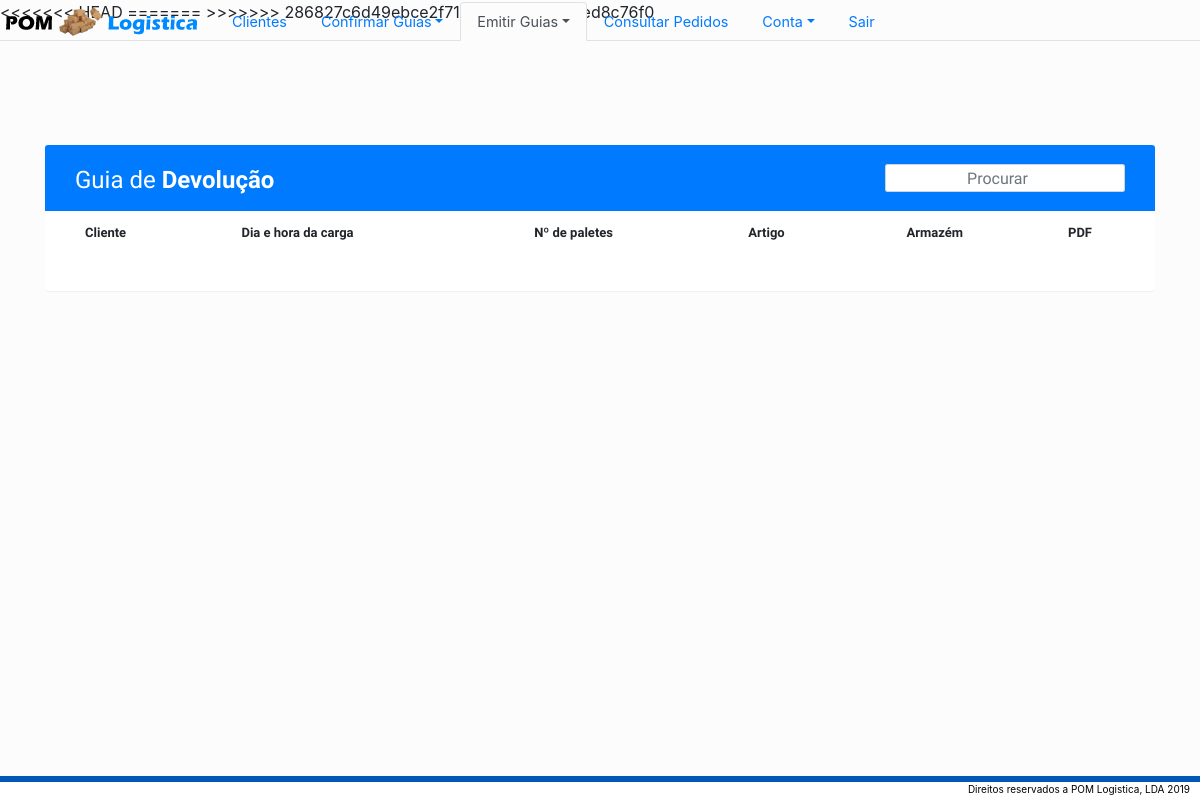
Before: /Operador/Listagens/Listar_guia_devolucao.php with the older database file.
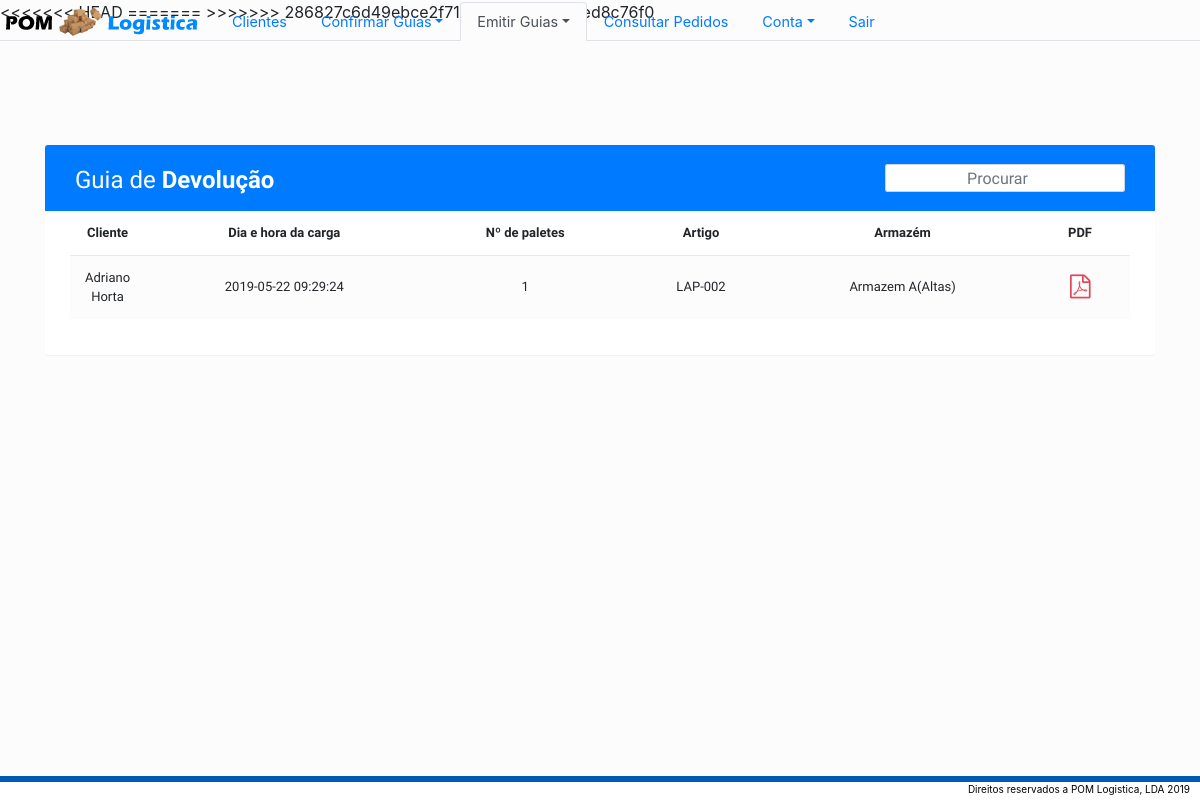
After: the same page with the newer database file.
### tables this page shows
CREATE TABLE `guia` (
  `id` int(11) NOT NULL,
  `cliente_id` int(3) DEFAULT NULL,
  `guia_id` int(3) DEFAULT NULL,
  `tipo_guia_id` int(3) DEFAULT NULL,
  `tipo_palete_id` int(3) DEFAULT NULL,
  `tipo_zona_id` int(3) DEFAULT NULL,
  `armazem_id` int(3) DEFAULT NULL,
  `artigo_id` int(3) DEFAULT NULL,
  `data_prevista` datetime DEFAULT NULL,
  `data_carga` datetime NOT NULL,
  `numero_paletes` int(3) DEFAULT NULL,
  `numero_requisicao` text,
  `morada` text,
  `localidade` text,
  `matricula` text,
  `confirmar` tinyint(1) DEFAULT NULL,
  `confirmarTotal` tinyint(1) DEFAULT NULL
);

CREATE TABLE `cliente` (
  `id` int(11) NOT NULL,
  `nome` text NOT NULL,
  `nif` int(9) NOT NULL,
  `morada` text NOT NULL,
  `localidade` text NOT NULL
);

CREATE TABLE `artigo` (
  `id` int(11) NOT NULL,
  `cliente_id` int(11) NOT NULL,
  `referencia` text NOT NULL,
  `nome` text NOT NULL,
  `peso` decimal(5,2) NOT NULL
);

CREATE TABLE `armazem` (
  `id` int(11) NOT NULL,
  `nome` text NOT NULL,
  `espaco` int(5) NOT NULL,
  `custo_carga` decimal(5,2) NOT NULL,
  `custo_descarga` decimal(5,2) NOT NULL
);

### Operador/Listagens/Listar_guia_devolucao.php (the view, shortened to what this page needs)
<!DOCTYPE html>
<html lang=pt dir="ltr">
<head>
    <link rel="stylesheet" href="https://stackpath.bootstrapcdn.com/bootstrap/4.3.1/css/bootstrap.min.css">
    <link rel="stylesheet" href="https://maxcdn.bootstrapcdn.com/font-awesome/4.7.0/css/font-awesome.min.css">
    <link rel="stylesheet" href="\POM-Logistica\styles\table.min.css">
    <link rel="stylesheet" href="https://cdn.datatables.net/1.10.19/css/dataTables.bootstrap4.min.css">
    <link rel="stylesheet" href="https://cdn.datatables.net/buttons/1.5.6/css/buttons.bootstrap4.min.css">
</head>
<body>
    <form class="container" action="/POM-Logistica/PDFs/pdfDevolucao.php" style="font-family: 'Varela Round', sans-serif; font-size:13px; z-index:1" method="post">
        <div class="table-wrapper" style="margin-top:5rem;">
            <div class="table-title" style="background-color:#007bff; margin-top:-5.5rem;">
                <input type="search" class="form-control" placeholder="Procurar" id="searchbox">
                <h2>Guia de <b>Devolução</b></h2>
            </div>
            <div class="mobileTable">
                <table style="margin-left:auto; margin-right:auto;" class="table table-striped table-hover" id="myTable">
                    <thead>
                        <tr>
                            <th style="text-align:center">Cliente</th>
                            <th style="text-align:center">Dia e hora da carga</th>
                            <th style="text-align:center">Nº de paletes</th>
                            <th style="text-align:center">Artigo</th>
                            <th style="text-align:center">Armazém</th>
                            <th style="text-align:center">PDF</th>
                        </tr>
                    </thead>
                    <tbody>
                        <?php
                        $dado = mysqli_query($conn, "SELECT guia.id as idg,guia.artigo_id,guia.cliente_id,guia.numero_paletes, guia.data_prevista, guia.numero_requisicao,guia.armazem_id, guia.confirmar, guia.confirmarTotal, cliente.nome as clientenome ,armazem.nome as armazemnome,artigo.referencia as artigoreef FROM guia INNER JOIN cliente on guia.cliente_id = cliente.id INNER JOIN artigo on guia.artigo_id=artigo.id INNER JOIN armazem on guia.armazem_id=armazem.id WHERE tipo_guia_id=4 ");
                        foreach ($dado as $eachRow) {
                            $GuiaID = $eachRow['idg'];
                            $qtPal = $eachRow['numero_paletes'];
                            $nomeArmazem = $eachRow['armazemnome'];
                            $nomeCliente = $eachRow['clientenome'];
                            $refArtigo = $eachRow['artigoreef'];
                            $timeRN = $eachRow['data_prevista'];
                            echo '<tr class="table-row" data-value="' . $GuiaID . '" data-toggle="modal" data-target="#exampleModal2">';
                            echo '<td style="text-align:center">' . $nomeCliente . '</td>';
                            echo '<td style="text-align:center">' . $timeRN . '</td>';
                            echo '<td style="text-align:center">' . $qtPal . '</td>';
                            echo '<td style="text-align:center">' . $refArtigo . '</td>';
                            echo '<td style="text-align:center">' . $nomeArmazem . '</td>';
                            ?>
                            <td style="text-align:center"><button type="submit" style="width:2rem; height:2rem" class="btn" name="GuiaID" value="<?php echo $GuiaID ?>"><i class="fa fa-file-pdf-o" style="font-size:24px; color:#dc3545; margin-left:-7px; margin-top:-8px"></i></button></td>
                            <?php
                            echo '</tr>';
                        }
                        ?>
                    </tbody>
                </table>
            </div>
        </div>
    </form>
</body>
</html>

Changed rows visible on the page:
added guia: $GuiaID 240 (drawn), cliente.nome "Adriano Horta", data_prevista "2019-05-22 09:29:24", numero_paletes "1", artigo.referencia "LAP-002", armazem.nome "Armazem A(Altas)"
